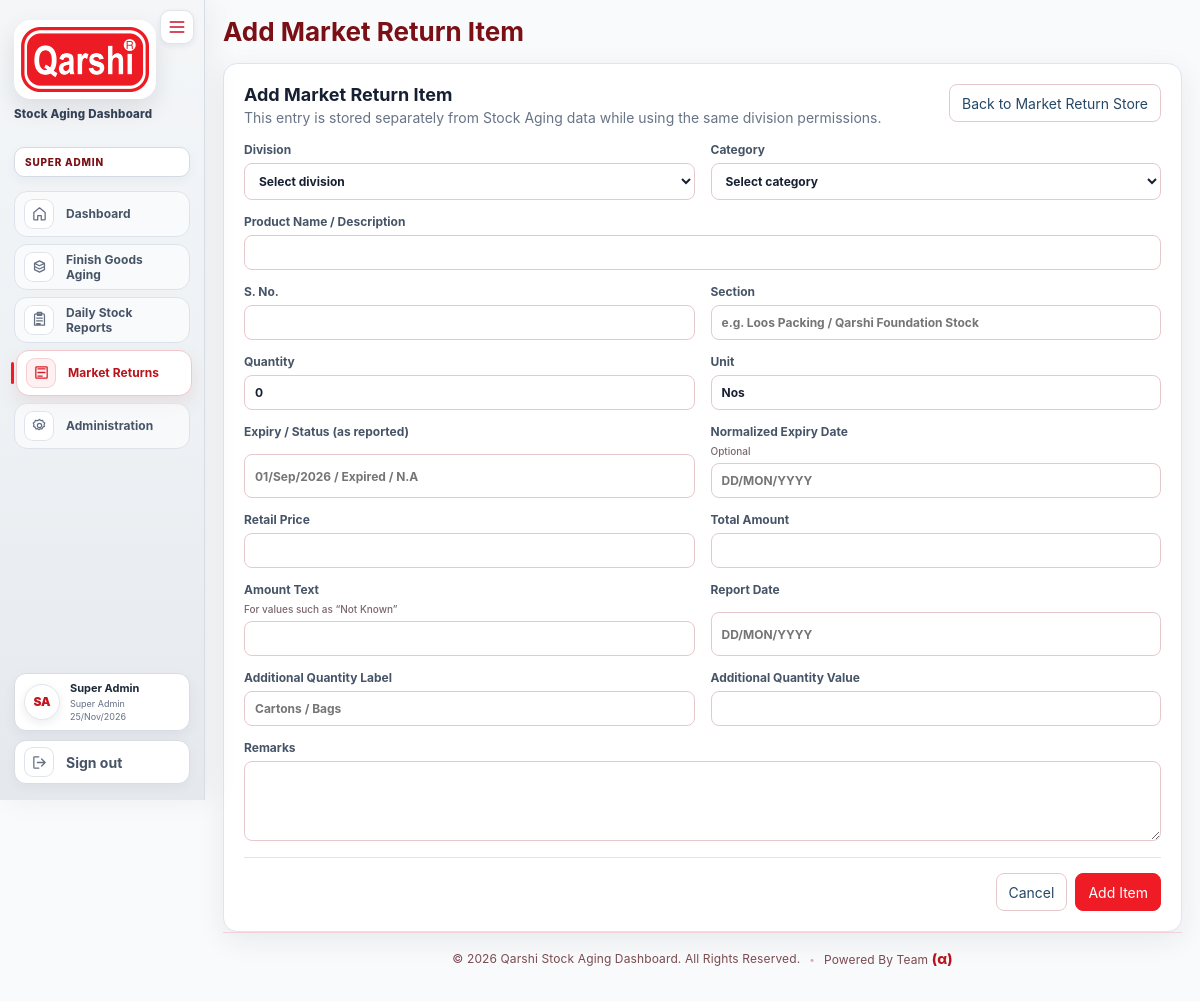
The app's page /market-return/create (signed in) with its own data.
### tables this page shows
CREATE TABLE users (
    id INT UNSIGNED AUTO_INCREMENT PRIMARY KEY,
    division_id INT UNSIGNED NULL,
    name VARCHAR(120) NOT NULL,
    email VARCHAR(190) NOT NULL UNIQUE,
    password_hash VARCHAR(255) NOT NULL,
    role ENUM('super_admin','store_manager','division_admin','user') NOT NULL DEFAULT 'user',
    can_add TINYINT(1) NOT NULL DEFAULT 1,
    can_edit TINYINT(1) NOT NULL DEFAULT 1,
    can_delete TINYINT(1) NOT NULL DEFAULT 1,
    avatar_path VARCHAR(255) NULL,
    is_active TINYINT(1) NOT NULL DEFAULT 1,
    created_at TIMESTAMP DEFAULT CURRENT_TIMESTAMP,
    CONSTRAINT fk_users_division FOREIGN KEY (division_id) REFERENCES divisions(id) ON UPDATE CASCADE ON DELETE RESTRICT,
    INDEX idx_users_division (division_id),
    INDEX idx_users_role (role)
);

### app/Views/market_return/form.php (the view, shortened to what the rows shown need)
<?php
$isEdit = !empty($item);
?>
<div class="card market-return-form-card">
    <div class="card-head">
        <div>
            <h2><?= $isEdit ? 'Edit Market Return Item' : 'Add Market Return Item' ?></h2>
        </div>
    </div>
</div>

### app/Views/layouts/header.php (shortened to what the rows shown need)
<?php $me = auth_user(); $appName = app_config('app')['name'] ?? 'Stock Aging Dashboard'; ?>
<!doctype html>
<html lang="en">
<head>
<link rel="stylesheet" href="<?= e(url('/assets/css/app.css')) ?>">
</head>
<body>
<?php if ($me): ?>
<?php
$nameParts = preg_split('/\s+/', trim((string)$me['name'])) ?: [];
$avatarInitials = '';
foreach (array_slice($nameParts, 0, 2) as $part) {
    if ($part !== '') $avatarInitials .= strtoupper(substr($part, 0, 1));
}
$requestPath = parse_url($_SERVER['REQUEST_URI'] ?? '/', PHP_URL_PATH) ?: '/';
$normalizePath = static function (string $path): string {
    $path = rtrim($path, '/');
    return $path === '' ? '/' : $path;
};
$requestPath = $normalizePath($requestPath);
$dashboardPath = $normalizePath(url('/'));
$isDashboardActive = $requestPath === $dashboardPath;
$isStocksActive = str_starts_with($requestPath, $normalizePath(url('/stocks')));
$isDailyReportsActive = str_starts_with($requestPath, $normalizePath(url('/daily-stock-reports')));
$isAdminHome = $requestPath === $normalizePath(url('/admin'));
$isAdminChild = ($me['role'] ?? '') === 'super_admin' && (
    str_starts_with($requestPath, $normalizePath(url('/users')))
    || str_starts_with($requestPath, $normalizePath(url('/divisions')))
    || str_starts_with($requestPath, $normalizePath(url('/grade-criteria')))
    || str_starts_with($requestPath, $normalizePath(url('/logs')))
    || str_starts_with($requestPath, $normalizePath(url('/market-return/mapping')))
    || str_starts_with($requestPath, $normalizePath(url('/admin/email-notifications')))
    || str_starts_with($requestPath, $normalizePath(url('/admin/sap-integration')))
);
$isAdminActive = $isAdminHome || $isAdminChild;
$isMarketReturnActive = str_starts_with($requestPath, $normalizePath(url('/market-return'))) && !$isAdminChild;
?>
<div class="app-shell">
    <aside class="sidebar" id="app-sidebar">
        <button type="button" class="sidebar-toggle" id="sidebarToggle" aria-controls="app-sidebar" aria-expanded="true" aria-label="Collapse menu" title="Collapse menu">
            <svg viewBox="0 0 24 24" fill="none" aria-hidden="true"><path d="M4 6h16M4 12h16M4 18h16" stroke="currentColor" stroke-width="2" stroke-linecap="round"/></svg>
        </button>
        <div class="brand-block">
            <img class="brand-logo" src="<?= e(url('/assets/img/qarshi-logo.png')) ?>" alt="Qarshi logo">
            <div class="brand-text single-line">
                <span>Stock Aging Dashboard</span>
            </div>
        </div>
        <?php
        $sidebarDivisionLabel = $me['role'] === 'super_admin'
            ? 'SUPER ADMIN'
            : (($me['role'] ?? '') === 'store_manager'
                ? 'STORE MANAGER'
                : ((($me['role'] ?? '') === 'user' && empty($me['division_id']))
                    ? 'ALL DIVISIONS'
                    : ($me['division_code'] ?? 'DIVISION')));
        ?>
        <div class="division-chip"><?= e($sidebarDivisionLabel) ?></div>
        <nav>
            <a class="nav-link<?= $isDashboardActive ? ' active' : '' ?>" title="Dashboard" href="<?= e(url('/')) ?>"<?= $isDashboardActive ? ' aria-current="page"' : '' ?>>
                <span class="nav-icon" aria-hidden="true"><svg viewBox="0 0 24 24" fill="none"><path d="M4 10.5 12 4l8 6.5V20a1 1 0 0 1-1 1h-4.5v-6h-5v6H5a1 1 0 0 1-1-1v-9.5Z" stroke="currentColor" stroke-width="1.8" stroke-linecap="round" stroke-linejoin="round"/></svg></span>
                <span class="nav-label">Dashboard</span>
            </a>
            <a class="nav-link<?= $isStocksActive ? ' active' : '' ?>" title="Finish Goods Aging" href="<?= e(url('/stocks')) ?>"<?= $isStocksActive ? ' aria-current="page"' : '' ?>>
                <span class="nav-icon" aria-hidden="true"><svg viewBox="0 0 24 24" fill="none"><path d="M5 7.5 12 4l7 3.5-7 3.5-7-3.5Zm0 0V16.5L12 20l7-3.5V7.5M5 12l7 3.5 7-3.5" stroke="currentColor" stroke-width="1.8" stroke-linecap="round" stroke-linejoin="round"/></svg></span>
                <span class="nav-label">Finish Goods Aging</span>
            </a>
            <?php if (in_array(($me['role'] ?? ''), ['super_admin','store_manager','division_admin'], true)): ?>
            <a class="nav-link<?= $isDailyReportsActive ? ' active' : '' ?>" title="Daily Stock Reports" href="<?= e(url('/daily-stock-reports')) ?>"<?= $isDailyReportsActive ? ' aria-current="page"' : '' ?>>
                <span class="nav-icon" aria-hidden="true"><svg viewBox="0 0 24 24" fill="none"><path d="M7 4h10a2 2 0 0 1 2 2v14H5V6a2 2 0 0 1 2-2Zm2-2h6v4H9V2Zm-1 8h8M8 14h8M8 18h5" stroke="currentColor" stroke-width="1.8" stroke-linecap="round" stroke-linejoin="round"/></svg></span>
                <span class="nav-label">Daily Stock Reports</span>
            </a>
            <?php endif; ?>
            <a class="nav-link<?= $isMarketReturnActive ? ' active' : '' ?>" title="Market Returns" href="<?= e(url('/market-return')) ?>"<?= $isMarketReturnActive ? ' aria-current="page"' : '' ?>>
                <span class="nav-icon" aria-hidden="true"><svg viewBox="0 0 24 24" fill="none"><path d="M7 7h10M7 12h10M7 17h6M5 4h14a1 1 0 0 1 1 1v14a1 1 0 0 1-1 1H5a1 1 0 0 1-1-1V5a1 1 0 0 1 1-1Z" stroke="currentColor" stroke-width="1.8" stroke-linecap="round" stroke-linejoin="round"/></svg></span>
                <span class="nav-label">Market Returns</span>
            </a>
            <?php if ($me['role'] === 'super_admin'): ?>
                <a class="nav-link<?= $isAdminActive ? ' active' : '' ?>" title="Administration" href="<?= e(url('/admin')) ?>"<?= $isAdminActive ? ' aria-current="page"' : '' ?>>
                    <span class="nav-icon" aria-hidden="true"><svg viewBox="0 0 24 24" fill="none"><path d="M12 3.5 14 5l2.5-.2.8 2.4 2.1 1.4-1 2.3.6 2.4-2.3 1-.9 2.4-2.5-.3-2 1.6-2-1.6-2.5.3-.9-2.4-2.3-1 .6-2.4-1-2.3 2.1-1.4.8-2.4L10 5l2-1.5Zm0 5.5a3 3 0 1 0 0 6 3 3 0 0 0 0-6Z" stroke="currentColor" stroke-width="1.7" stroke-linecap="round" stroke-linejoin="round"/></svg></span>
                    <span class="nav-label">Administration</span>
                </a>
            <?php endif; ?>
        </nav>
        <div class="sidebar-account-zone">
            <div class="sidebar-user-profile" title="<?= e($me['name']) ?>">
                <div class="sidebar-user-avatar">
                    <?php if (!empty($me['avatar_path'])): ?>
                        <img src="<?= e(url($me['avatar_path'])) ?>" alt="<?= e($me['name']) ?> profile picture">
                    <?php else: ?>
                        <span><?= e($avatarInitials) ?></span>
                    <?php endif; ?>
                </div>
                <div class="sidebar-user-copy">
                    <strong><?= e($me['name']) ?></strong>
                    <small><?= e(($me['role'] ?? '') === 'user'
                        ? (empty($me['division_id']) ? 'Read-only User · All Divisions' : 'Read-only User')
                        : ucwords(str_replace('_',' ', (string)$me['role'])) ) ?></small>
                    <span><?= e(date('d/M/Y')) ?></span>
                </div>
            </div>
            <form class="logout" method="post" action="<?= e(url('/logout')) ?>">
                <button type="submit" class="link-button" title="Sign out"><span class="nav-icon" aria-hidden="true"><svg viewBox="0 0 24 24" fill="none"><path d="M15 17l5-5-5-5M20 12H9M11 20H5a1 1 0 0 1-1-1V5a1 1 0 0 1 1-1h6" stroke="currentColor" stroke-width="1.8" stroke-linecap="round" stroke-linejoin="round"/></svg></span><span class="nav-label">Sign out</span></button>
            </form>
        </div>
    </aside>
    <main class="main <?= (($title ?? '') === 'Dashboard') ? 'dashboard-main' : '' ?>">
        <?php if (($title ?? '') !== 'Dashboard'): ?>
        <header class="topbar">
            <div>
                <div class="page-title-row">
                    <h1><?= e($title ?? '') ?></h1>
                </div>
            </div>
        </header>
        <?php endif; ?>
<?php else: ?>
<div class="guest-shell">
    <?php if ($m = flash('error')): ?><div class="flash error login-flash"><?= e($m) ?></div><?php endif; ?>
<?php endif; ?>

### records on screen
users: role "SUPER ADMIN", name "Super Admin", role "Super Admin"

### other values on screen
$avatarInitials "SA"
$title "Add Market Return Item"
